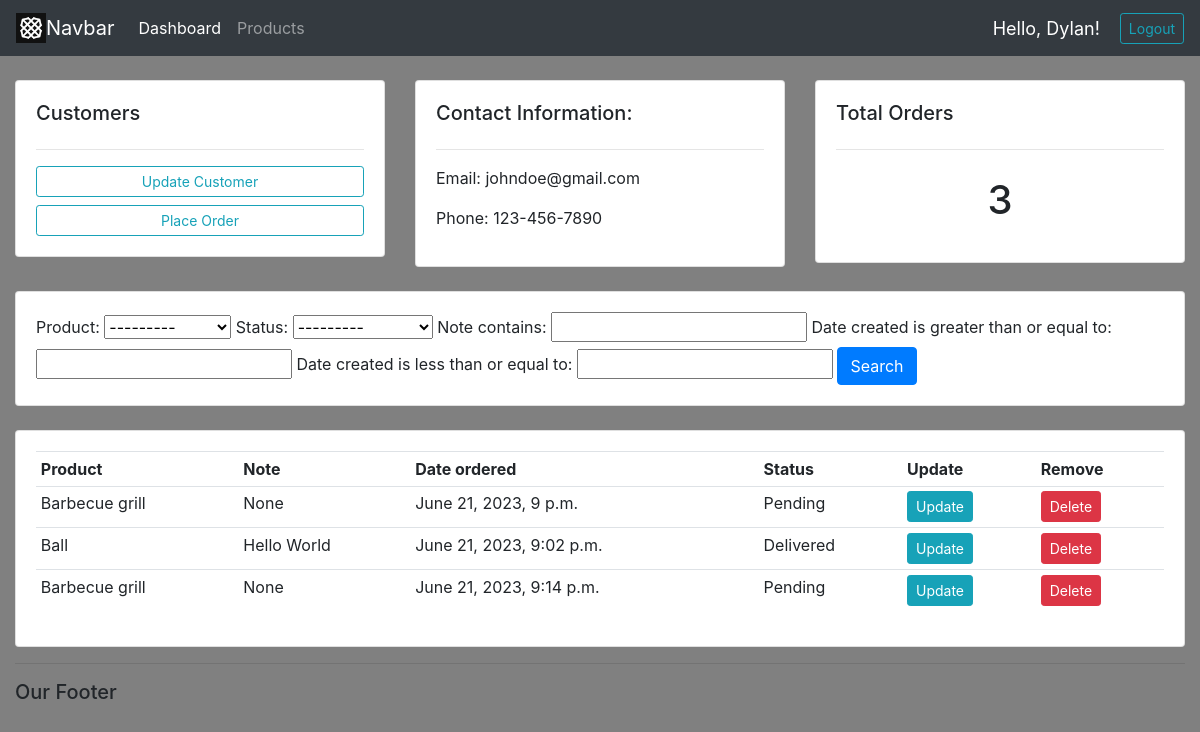
The app's page /customer/1/ (signed in) with its own data.
### accounts/models.py (models this page shows, shortened)
class Customer(models.Model):
	user = models.OneToOneField(User, null=True, blank=True, on_delete=models.CASCADE)
	name = models.CharField(max_length=200, null=True)
	phone = models.CharField(max_length=200, null=True)
	email = models.CharField(max_length=200, null=True)
	profile_pic = models.ImageField(default="profile1.png", null=True, blank=True)
	date_created = models.DateTimeField(auto_now_add=True, null=True)

class Order(models.Model):
	STATUS = (
			('Pending', 'Pending'),
			('Out for delivery', 'Out for delivery'),
			('Delivered', 'Delivered'),
			)
	customer = models.ForeignKey(Customer, null=True, on_delete= models.SET_NULL)
	product = models.ForeignKey(Product, null=True, on_delete= models.SET_NULL)
	date_created = models.DateTimeField(auto_now_add=True, null=True)
	status = models.CharField(max_length=200, null=True, choices=STATUS)
	note = models.CharField(max_length=1000, null=True)

class Product(models.Model):
	CATEGORY = (
			('Indoor', 'Indoor'),
			('Out Door', 'Out Door'),
			)
	name = models.CharField(max_length=200, null=True)
	price = models.FloatField(null=True)
	category = models.CharField(max_length=200, null=True, choices=CATEGORY)
	description = models.CharField(max_length=200, null=True, blank=True)
	date_created = models.DateTimeField(auto_now_add=True, null=True)
	tags = models.ManyToManyField(Tag)
	def __str__(self):
		return self.name

### accounts/decorators.py (the view)
		def wrapper_func(request, *args, **kwargs):
			group = None
			if request.user.groups.exists():
				group = request.user.groups.all()[0].name
			if group in allowed_roles:
				return view_func(request, *args, **kwargs)
			else:
				return HttpResponse('You are not authorized to view this page')

### accounts/views.py (called while the page is built)
@login_required(login_url='login')
@allowed_users(allowed_roles=['admin'])
def customer(request, pk_test):
	customer = Customer.objects.get(id=pk_test)
	orders = customer.order_set.all()
	order_count = orders.count()
	myFilter = OrderFilter(request.GET, queryset=orders)
	orders = myFilter.qs
	context = {'customer':customer, 'orders':orders, 'order_count':order_count,
	'myFilter':myFilter}
	return render(request, 'accounts/customer.html',context)

### accounts/templates/accounts/customer.html
{% extends 'accounts/main.html'%}
{% block content %}
<br>
<div class="row">
    <div class="col-md">
        <div class = "card card-body">
            <h5>Customers</h5>
            <hr>
            <a class="btn btn-outline-info btn-sm btn-block" href="">Update Customer</a>
            <a class="btn btn-outline-info btn-sm btn-block" href="{% url 'create_order' customer.id %}">Place Order</a>
    </div>
</div>
    <div class="col-md">
        <div class="card card-body">
            <h5>Contact Information:</h5>
            <hr>
            <p>Email: {{customer.email}}</p>
            <p>Phone: {{customer.phone}}</p>
        </div>
    </div>
    <div class="col-md">
        <div class="card card-body">
            <h5>Total Orders</h5>
            <hr>
            <h1 style="text-align: center;padding: 10px">{{order_count}}</h1>
    </div>
    </div>
</div>
    <br>
    <div class="row">
        <div class="col">
            <div class="card card-body">
                <form method="get">
                    {{myFilter.form}}
                    <button class="btn btn-primary" type="submit">Search</button>
                </form>
            </div>
        </div>
    </div>
<br>
<div class="row">
    <div class="col-md">
        <div class="card card-body">
            <table class="table table-sm">
                <tr>
                    <th>
                        Product
                    </th>
                    <th>
                        Note
                    </th>
                    <th>
                        Date ordered
                    </th>
                    <th>
                        Status
                    </th>
                    <th>
                        Update
                    </th>
                    <th>
                        Remove
                    </th>
                </tr>
                {% for order in orders %}
                    <tr>
                        <td>{{order.product}}</td>
                        <td>{{order.note}}</td>
                        <td>{{order.date_created}}</td>
                        <td>{{order.status}}</td>
                        <td><a class="btn btn-sm btn-info" href="{% url 'update_order' order.id %}">Update</a></td>
                        <td><a class="btn btn-sm btn-danger" href="{% url 'delete_order' order.id %}">Delete</a></td>
                    </tr>
                    {% endfor %}
            </table>
        </div>
    </div>
</div>
{% endblock %}

### accounts/templates/accounts/navbar.html (shortened to what this page needs)
 {% load static %}
 <nav class="navbar navbar-expand-lg navbar-dark bg-dark">
    <img src="{% static '/images/logo.jpeg' %}" width="30" height="30" class="d-inline-block align-top" alt="">
    <a class="navbar-brand" href="#">Navbar</a>
    <div class="collapse navbar-collapse" id="navbarNavDropdown">
      <ul class="navbar-nav">
        {% if request.user.is_staff %}
        <li class="nav-item active">
          <a class="nav-link" href="{% url 'home' %}">Dashboard <span class="sr-only">(current)</span></a>
        </li>
        <li class="nav-item">
          <a class="nav-link" href="{% url 'products' %}" onclick="">Products</a>
        </li>
        {% else %}
        <li class="nav-item">
          <a class="nav-link" href="{% url 'account' %}">Settings</a>
        </li>
        {% endif %}
      </ul>
    </div>
    <span class="hello-msg">
      Hello, {{request.user}}!
    </span>
    <span>
      <a class="btn btn-outline-info btn-sm" href="{% url 'logout' %}">Logout</a>
    </span>
  </nav>

### static/css/main.css (style rules this page uses)
body { background-color: gray; }

### accounts/templates/accounts/navbar.html (style rules this page uses)
.hello-msg { font-size: 18px; color: white; margin-right: 20px; }

### records on screen
Customer: email "johndoe@gmail.com", phone "123-456-7890"
Order: product "Barbecue grill", note "None", date_created "June 21, 2023, 9 p.m.", status "Pending"
Order: product "Ball", note "Hello World", date_created "June 21, 2023, 9:02 p.m.", status "Delivered"
Order: product "Barbecue grill", note "None", date_created "June 21, 2023, 9:14 p.m.", status "Pending"

### other values on screen
{{ request.user }} "Dylan"
{{ order_count }} "3"
